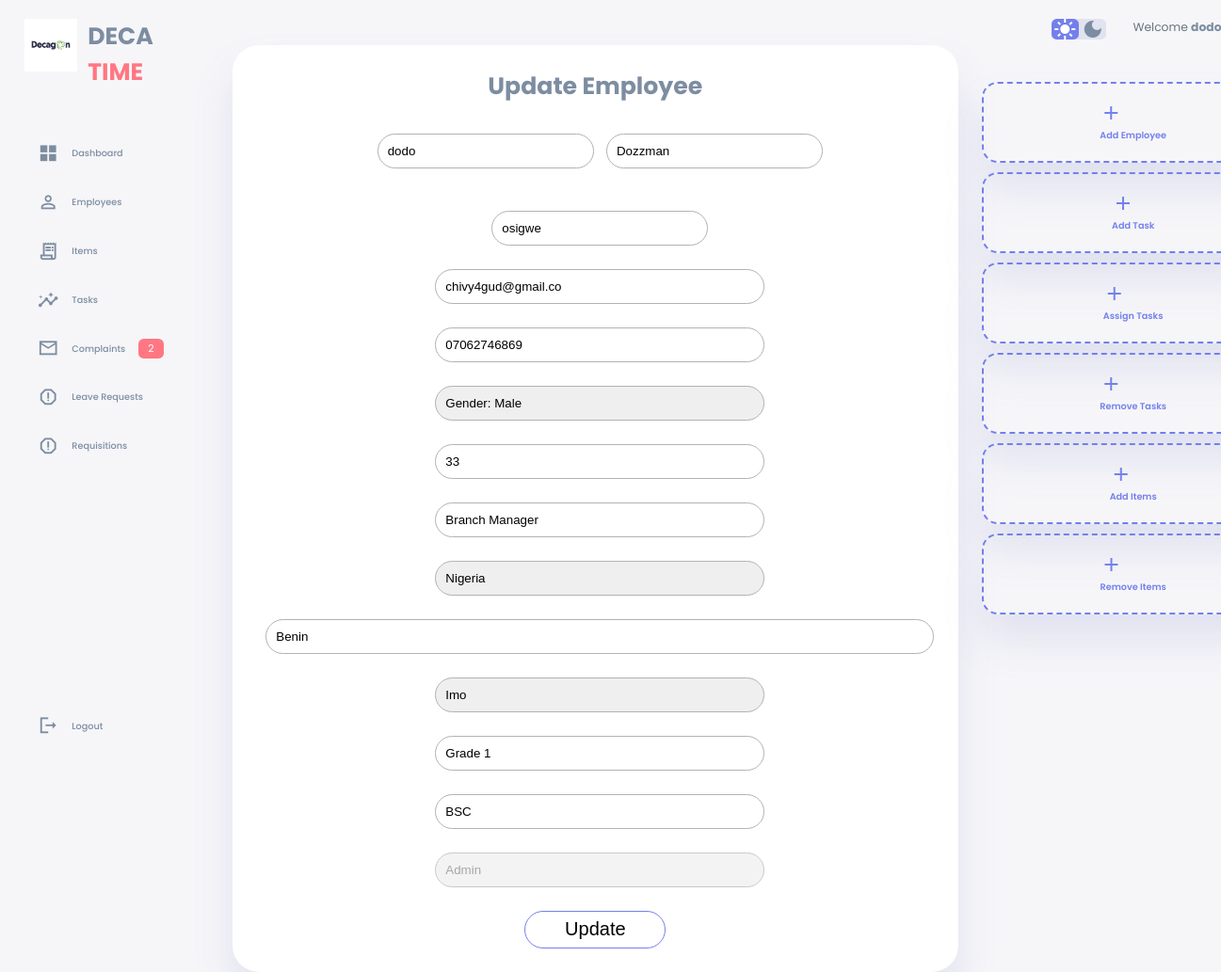
/employee_update?id=1 (signed in), run on the app's committed database.
### tables this page shows
CREATE TABLE employees (

    id INTEGER PRIMARY KEY AUTOINCREMENT NOT NULL,
    first_name TEXT NOT NULL,
    middle_name TEXT,
    last_name TEXT NOT NULL,
    email TEXT NOT NULL UNIQUE,
    phone TEXT NOT NULL,
    gender TEXT NOT NULL,
    country TEXT NOT NULL,
    origin_state TEXT,
    designation TEXT NOT NULL,
    aaddress TEXT NOT NULL,
    qualification TEXT,
    grade TEXT NOT NULL,
    age INTEGER,
    registration_date DATESTAMP

, 'date' DATETIME);

### app.py (the view)
@app.route("/employee_update", methods=["GET", "POST"])
@login_required
def employee_update():
    if request.method == "POST":
        first_name = request.form.get("first_name")
        middle_name = request.form.get("middle_name")
        last_name = request.form.get("last_name")
        email = request.form.get("email")
        phone_number = request.form.get("phone")
        gender = request.form.get("gender")
        country = request.form.get("country")
        state = request.form.get("state")
        designation = request.form.get("designation")
        address = request.form.get("address")
        age = request.form.get("age")
        qualification = request.form.get("qualification")
        grade = request.form.get("grade")
        id = request.form.get("id")
        if session["user_role"] == 1:
            db.execute("UPDATE employees SET first_name = ?, middle_name = ?, last_name = ?, email = ?, phone = ?, gender = ?, country = ?, origin_state = ?, designation = ?, aaddress = ?, qualification = ?, grade = ?, age = ? WHERE id = ?", first_name, middle_name, last_name, email, phone_number, gender, country, state, designation, address, qualification, grade, age, id)
        if session["user_role"] != 1:
            db.execute("UPDATE employees SET email = ?, phone = ?, gender = ?, country = ?, origin_state = ?, aaddress = ?, qualification = ?, age = ? WHERE id = ?", email, phone_number, gender, country, state, address, qualification, age, id)
        success_message = "Employee info has been updated successfully"
        return render_template("index.html", success = success_message)
    else:
        if session["user_role"] == 1:
            id = request.args.get("id")
            rows = db.execute("SELECT *, users.user_role FROM employees JOIN users ON employees.id = users.user_id WHERE employees.id = ?", id)
            row = rows[0]
            return render_template("employee_update.html", row = row)
        if session["user_role"] != 1:
            id = session["user_id"]
            rows = db.execute("SELECT *, users.user_role FROM employees JOIN users ON employees.id = users.user_id WHERE employees.id = ?", id)
            row = rows[0]
            return render_template("update_profile.html", row = row)

### app.py (called while the page is built)
@app.after_request
def after_request(response):
    response.headers["Cache-Control"] = "no-cache, no-store, must-revalidate"
    response.headers["Expires"] = 0
    response.headers["Pragma"] = "no-cache"
    return response

### helpers.py (called while the page is built)
def login_required(f):
    @wraps(f)
    def decorated_function(*args, **kwargs):
        if session.get("user_id") is None or session.get("user_name") is None or session.get("complaint_count") is None or session.get("user_role") is None or session.get("employees") is None or session.get("tasks") is None:
            return redirect("/login")
        return f(*args, **kwargs)
    return decorated_function

### templates/employee_update.html (shortened to what this page needs)
{% extends "layout.html" %}
{% block main %}
            <div class="recent">
                <form action="/employee_update" class="table" method="post">
                    <h2>Update Employee</h2>
                    <div class="names">
                        <input type="text" placeholder="First Name" name="first_name" required value="{{  row["first_name"] }}">
                        <input type="text" placeholder="Middle Name" value="{{ row["middle_name"] }}" name="middle_name">
                        <input type="text" placeholder="Last Name" value="{{ row["last_name"] }}" name="last_name" required>
                    </div>
                    <div class="tel">
                         <input type="email" placeholder="Email Adress" value="{{ row["email"] }}" name="email" required>
                        <input type="tel" placeholder="Phone Number" value="{{ row["phone"] }}" name="phone" required>
                    </div>
                    <div class="tel">
                        <select name="gender" id="" required>
                            <option value="{{ row["gender"] }}">Gender: {{ row["gender"] }}</option>
                        </select>
                    <input type="number" placeholder="Age" value="{{ row["age"] }}" name="age">
                    </div>
                    <div class="tel">
                        <input type="text" placeholder="Designation" value="{{ row["designation"] }}" name="designation" required>
                        <select id="country" name="country" required>
                            <option value="{{ row["country"] }}" selected>{{ row["country"] }}</option>
                        </select>
                    </div>
                    <div class="address">
                        <input type="text" placeholder="Address" value="{{ row["aaddress"] }}" name="address" required>
                    </div>
                    <div class="tel">
                        <select name="state">
                            <option value="{{ row["origin_state"] }}" selected>{{ row["origin_state"] }}</option>
                        </select>
                        <input type="text" placeholder="Grade" value="{{ row["grade"] }}" name="grade" required>
                    </div>
                    <div class="tel">
                        <input type="text" placeholder="Qualification" value="{{ row["qualification"] }}" name="qualification">
                        {% if row["user_role"] == 1 %}
                            <select name="role" disabled>
                                <option value="{{ row["user_role"] }}" selected>Admin</option>
                            </select>
                        {% else %}
                           <select name="role" disabled>
                                <option value="{{ row["user_role"] }}" selected>Employee</option>
                                <option value=1>Admin</option>
                                <option value=0>Employee</option>
                            </select>
                        {% endif %}
                    </div>
                    <button class="add">Update</button>
                </form>
            </div>
{% endblock %}

### static/style.css (style rules this page uses)
:root { --color-primary: #7380ec; --color-danger: #ff7782; --color-success: #41f1b6; --color-warning: #ffbb55; --color-white: #fff; --color-info-dark: #7d8da1; --color-info-light: #dce1eb; --color-dark: #7d8da1; --color-light: rgba(132, 139, 200, 0.18); --color-primary-variant: #111e88; --color-dark-variant: #677483; --color-background: #f6f6f9; --card-border-radius: 2rem; --border-radius-1: 0.4rem; --border-radius-2: 0.8rem; --border-radius-3: 1.2rem; --card-padding: 1.8rem; --padding-1: 1.2rem; --box-shadow: 0 2rem 3rem var(--color-light); }
* { margin: 0; padding:0; outline:0; appearance: none; border: 0; text-decoration: none; list-style: none; box-sizing: border-box; }
html { font-size: 14px; }
body { width: 100vw; height: 100vh; font-family: poppins, sans-serif; font-size: 0.88rem; background: var(--color-background); user-select: none; overflow-x: hidden; color: var(--color-dark); }
h2 { font-size: 1.8rem; }
main .recent { margin-top: 2rem; }
main .recent h2 { margin-bottom: 0.8rem }
main .recent .table { background:var(--color-white); width: 100%; border-radius: var(--card-border-radius); padding: var(--card-padding); text-align: center; box-shadow: var(--box-shadow); transition: all 300ms ease; }
form input, select, textarea { border: 1px solid #b2b2b7; border-radius: 1.5rem; }
form .names input { margin-top: 20px; width: 230px; padding: 10px 10px; margin-left: 10px; margin-bottom: 25px; }
form .tel input, select { width: 350px; padding: 10px 10px; margin-left: 10px; margin-bottom: 25px; }
form .address input { width: 710px; padding: 10px 10px; margin-left: 10px; margin-bottom: 25px; }
.add { border: 1px solid #7380ec; width: 150px; height: 40px; border-radius: 1.5rem; font-size: 20px; background-color: white; cursor: pointer; }

### data on the page
employees: first_name "dodo", middle_name "Dozzman", last_name "osigwe", email "chivy4gud@gmail.co", phone "07062746869", age "33", designation "Branch Manager", country "Nigeria", address "Benin", state "Imo", grade "Grade 1", qualification "BSC"

### other printed values
{{ session["complaint_count"] }} "2"
{{ session["user_name"] }} "dodo"
